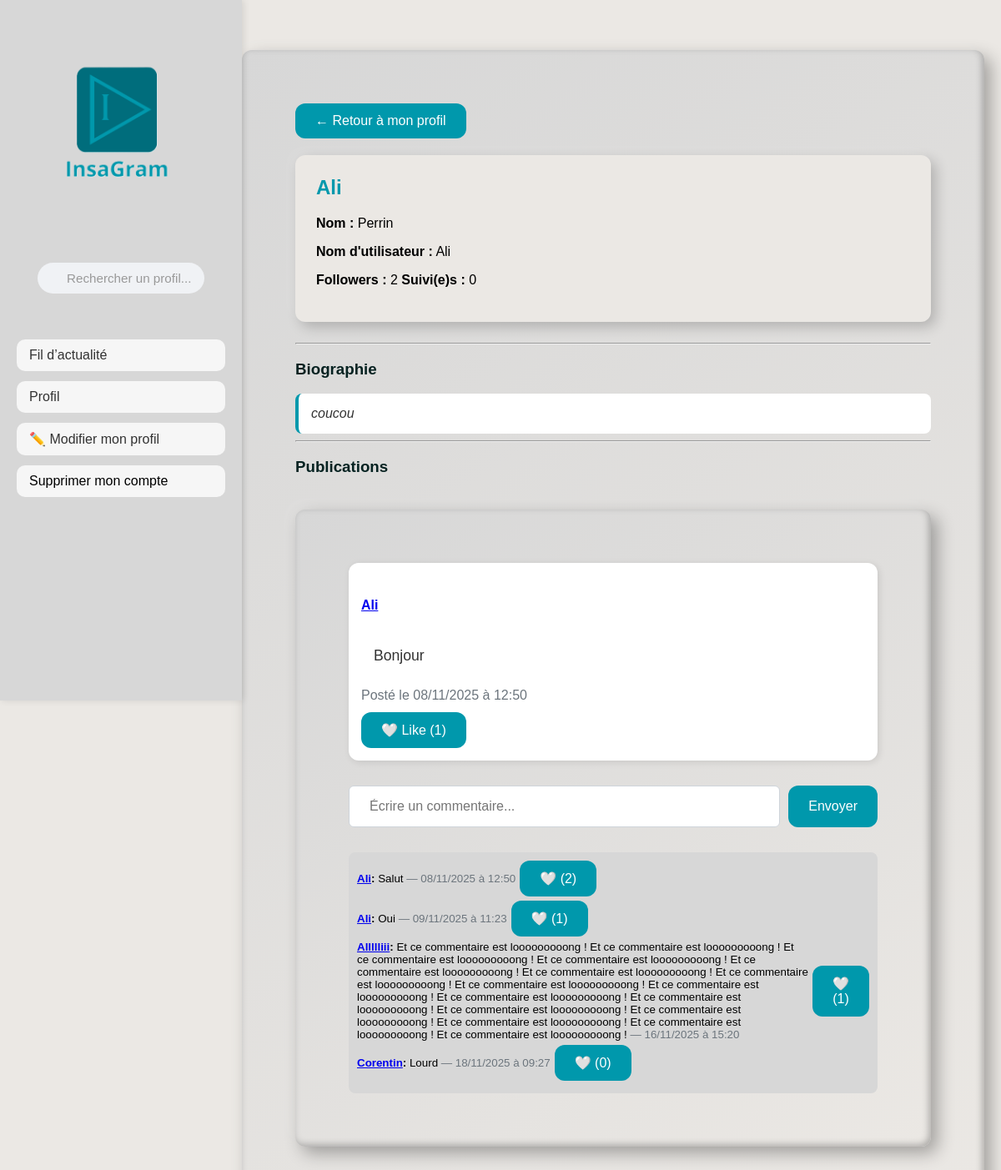
/user/Ali, run on an earlier commit of the app's database.
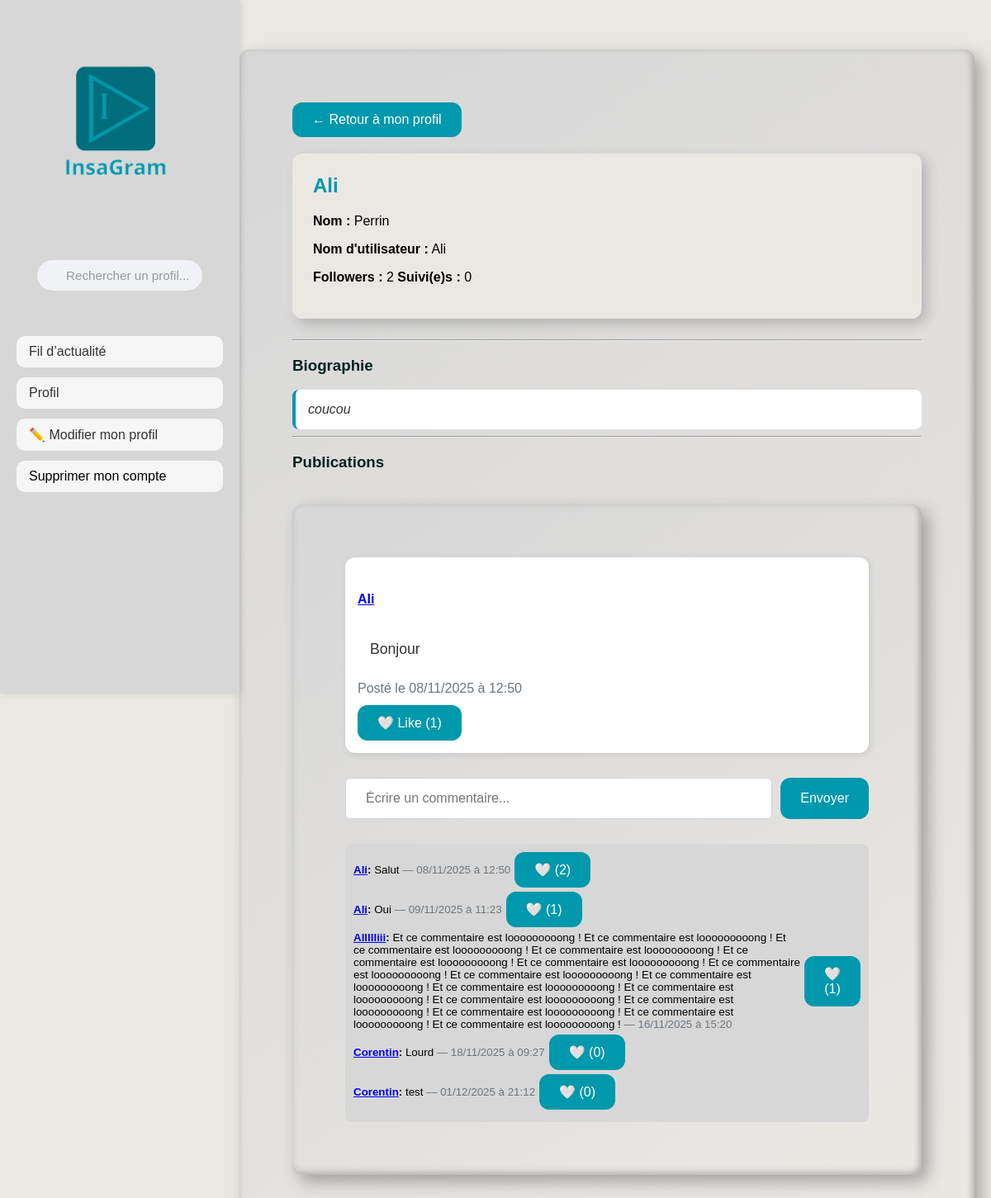
And on a later commit of the database.
### app.py (models this page shows, shortened)
class User(db.Model):
    id = db.Column(db.Integer, primary_key=True)
    name = db.Column(db.String(80), unique=False, nullable=False)
    username = db.Column(db.String(80), unique=True, nullable=False)
    password = db.Column(db.String(80), nullable=False)
    email = db.Column(db.String(120), unique=True, nullable=False)
    biography = db.Column(db.Text, nullable=True)
    posts = db.relationship('Post', backref='author', lazy=True)
    followed = db.relationship(
        'User',
        secondary=followers,
        primaryjoin=(followers.c.follower_id == id),
        secondaryjoin=(followers.c.followed_id == id),
        backref=db.backref('followers', lazy='dynamic'),
        lazy='dynamic'
    )
    @property
    def followers_count(self):
        return self.followers.count()
    @property
    def following_count(self):
        return self.followed.count()

class Post(db.Model):
    id = db.Column(db.Integer, primary_key=True)
    user_id = db.Column(db.Integer, db.ForeignKey('user.id'), nullable=False)
    content = db.Column(db.String(255), nullable=False)
    date_posted = db.Column(db.DateTime, default=lambda: datetime.now(PARIS))
    likes = db.relationship('Like', backref='post', lazy=True)
    comments = db.relationship('Comment', backref='post', lazy=True)

class Comment(db.Model):
    id = db.Column(db.Integer, primary_key=True)
    post_id = db.Column(db.Integer, db.ForeignKey('post.id'), nullable=False)
    user_id = db.Column(db.Integer, db.ForeignKey('user.id'), nullable=False)
    content = db.Column(db.String(255), nullable=False)
    date_posted = db.Column(db.DateTime, default=lambda: datetime.now(PARIS))
    author = db.relationship('User', backref='comments', lazy=True)
    likes = db.relationship('CommentLike', backref='comment', lazy=True)

### app.py (the view)
@app.route('/user/<username>')
def user_profile(username):
    user = User.query.filter_by(username=username).first_or_404()
    posts = Post.query.filter_by(user_id=user.id).order_by(Post.date_posted.desc()).all()
    current_user = None
    liked_post_ids = []
    liked_comment_ids = []
    if 'username' in session:
        current_user = User.query.filter_by(username=session['username']).first()
        liked_post_ids = [like.post_id for like in Like.query.filter_by(user_id=current_user.id).all()]
        liked_comment_ids = [like.comment_id for like in CommentLike.query.filter_by(user_id=current_user.id).all()]
    return render_template(
        'user_profile.html',
        user=user,
        posts=posts,
        current_user=current_user,
        liked_post_ids=liked_post_ids,
        liked_comment_ids=liked_comment_ids
    )

### templates/user_profile.html (shortened to what this page needs)
<!DOCTYPE html>
<html lang="fr">
<head>
    <link rel="stylesheet" href="{{ url_for('static', filename='style.css') }}">
</head>
<body>
<div class="sidebar">
    <img src="{{ url_for('static', filename='images/LOGO_sidebar.png') }}" alt="Logo InsaGram" class="logo">
    <div class="container-search">
        <form method="GET" action="{{ url_for('search') }}" class="search-form">
            <input
                type="text"
                name="q"
                placeholder="Rechercher un profil..."
                aria-label="Rechercher"
                class="search-input-with-icon">
        </form>
    </div>
    <nav class="sidebar-nav">
        <form action="{{ url_for('feed') }}" method="get">
            <button
                type="submit"
                class="sidebar-btn {% if request.endpoint == 'feed' %}active{% endif %}">
                Fil d’actualité
            </button>
        </form>
        <form action="{{ url_for('profile') }}" method="get">
            <button
                type="submit"
                class="sidebar-btn {% if request.endpoint == 'profile' %}active{% endif %}">
                Profil
            </button>
        </form>
        <form action="{{ url_for('edit_profile') }}" method="get">
            <button
                type="submit"
                class="sidebar-btn">
                ✏️ Modifier mon profil
            </button>
        </form>
        <form action="{{ url_for('delete_account') }}" method="get">
            <button
                type="submit"
                class="sidebar-btn btn-danger">
                Supprimer mon compte
            </button>
        </form>
    </nav>
</div>
<div class="main-content bg-light">
<div class="container--lg">
    <a href="{{ url_for('profile') }}" class="btn">← Retour à mon profil</a>
    <div class="user-info">
        <h2>{{ user.username }}</h2>
        <p><b>Nom :</b> {{ user.name }}</p>
        <p><b>Nom d'utilisateur :</b> {{ user.username }}</p>
        <p>
            <b>Followers :</b> <span class="badge bg-primary">{{ user.followers_count }}</span>
            <b>Suivi(e)s :</b> <span class="badge bg-primary">{{ user.following_count }}</span>
        </p>
    </div>
    <hr>
    <h3>Biographie</h3>
    {% if user.biography %}
        <div class="biography">{{ user.biography }}</div>
    {% else %}
        <p class="text-muted">Aucune biographie renseignée.</p>
    {% endif %}
    <hr>
    <h3>Publications</h3>
        {% if posts %}
            {% for post in posts %}
                <div class="container--lg posts-container" id="posts-container" style="display: flex; flex-direction: column; gap: 20px;">
                    <div class="post-card" data-post-id="{{ post.id }}" style="display: flex; gap: 15px; align-items: flex-start;">
                        <div style="flex: 1; background-color: #ffffff; padding: 15px; border-radius: var(--radius-md); box-shadow: 2px 2px 8px rgba(0,0,0,0.1);">
                            <div style="font-size: 1.2rem; margin-bottom: 10px;">
                                <h5 class="card-title mb-2">
                                    <a href="{{ url_for('user_profile', username=post.author.username) }}" class="text-decoration-none text-dark">
                                        {{ post.author.username }}
                                    </a>
                                </h5>
                                <p class="post-content">{{ post.content }}</p>
                                <small class="text-muted">Posté le {{ post.date_posted.strftime('%d/%m/%Y à %H:%M') }}</small>
                            </div>
                                <div style="display: flex; gap: 10px; margin-top: 10px;">
                                    {% set liked = post.id in liked_post_ids %}
                                    <form action="{{ url_for('like_post', post_id=post.id) }}" method="POST" style="display:inline;">
                                        <button type="submit" class="btn btn-sm {% if liked %}btn-danger{% else %}btn-outline-danger{% endif %}">
                                            {% if liked %}❤️{% else %}🤍{% endif %} Like ({{ post.likes | length }})
                                        </button>
                                    </form>
                                </div>
                        </div>
                    </div>
                    <form action="{{ url_for('create_comment', post_id=post.id) }}" method="POST" style="display: flex; width: 100%; gap: 10px; margin-top: 10px;">
                        <input type="text" name="content" class="form-control form-control-sm" placeholder="Écrire un commentaire..." style="flex: 1; min-width: 0;">
                        <button type="submit" class="btn btn-sm btn-primary">Envoyer</button>
                    </form>
                    <div style="background-color: var(--background-2); padding: 10px; border-radius: var(--radius-sm); margin-top: 10px;">
                        {% for comment in post.comments %}
                        <div style="margin-bottom: 5px; display: flex; align-items: center; gap: 5px;">
                            <small class="comment-text">
                                <b><a href="{{ url_for('user_profile', username=comment.author.username) }}" class="text-decoration-none text-dark">{{ comment.author.username }}</a>:</b> {{ comment.content }}
                                <span class="text-muted">— {{ comment.date_posted.strftime('%d/%m/%Y à %H:%M') }}</span>
                            </small>
                                {% set liked_comment = comment.id in liked_comment_ids %}
                                <form action="{{ url_for('like_comment', comment_id=comment.id) }}" method="POST" style="display:inline;">
                                    <button type="submit" class="btn btn-sm {% if liked_comment %}btn-danger{% else %}btn-outline-danger{% endif %}">
                                        {% if liked_comment %}❤️{% else %}🤍{% endif %} ({{ comment.likes | length }})
                                    </button>
                                </form>
                        </div>
                        {% endfor %}
                    </div>
                </div>
            {% endfor %}
        {% endif %}
</div>
</div>
</body>
</html>

### static/style.css (style rules this page uses)
:root { --background: rgb(235, 232, 228); --background-2: rgb(215, 215, 215); --bleu-ombre: #00485280; --bleu-1: #006d7cff; --bleu-2: #0098acff; --bleu-3: #00c7e153; --vert-ombre: #193e0068; --vert-1: #327c01ff; --vert-2: #46b000ff; --vert-3: #54d30046; --radius-sm: 8px; --radius-md: 12px; --radius-lg: 18px; --soft: rgba(0,127,127,0.06); --text: #062221ff; }
body { font-family: Arial, sans-serif; background-color: var(--background); display: block; margin: 0 auto; width: 100%; max-width: 1200px; min-height: 100vh; overflow-x: hidden; }
.sidebar { position: fixed; top: 0; left: 0; height: 100vh; width: 250px; background-color: var(--background-2); padding: 20px; box-shadow: 2px 0 8px rgba(0,0,0,0.1); display: flex; flex-direction: column; gap: 15px; z-index: 100; }
.sidebar-nav { display: flex; flex-direction: column; gap: 12px; width: 100%; margin-top: 20px; }
.sidebar-btn { display: block; width: 100%; background-color: #f6f6f6; border: none; color: #333; font-size: 1rem; font-weight: 500; padding: 10px 15px; border-radius: 10px; cursor: pointer; text-align: left; transition: all 0.3s ease; }
.sidebar-btn.btn-danger { width: 100%; background-color: #f6f6f6; color: #000000; }
.sidebar-nav form { width: 100%; }
.main-content { margin-left: 270px; padding: 20px; }
.container-search { width: 100%; display: flex; justify-content: center; align-items: center; margin: 20px 0; }
.search-form { position: relative; width: 80%; max-width: 220px; display: flex; justify-content: center; }
.search-input-with-icon { width: 100%; padding: 10px 15px 10px 35px; background-color: #f0f2f5; border: none; border-radius: 25px; font-size: 0.95rem; color: #333; text-align: left; transition: all 0.3s ease; outline: none; }
.search-input-with-icon::placeholder { color: #999; }
.container--lg { background: linear-gradient(145deg, var(--background-2), var(--background)); max-width: 2000px; padding: 64px; margin: 40px auto; text-align: left; box-shadow: 8px 8px 20px rgba(0, 0, 0, 0.3), -8px -8px 20px rgba(255, 255, 255, 0.1), inset 2px 2px 8px rgba(255, 255, 255, 0.2), inset -2px -2px 8px rgba(0, 0, 0, 0.3); border-radius: var(--radius-md); }
.form-control { display: block; padding: 12px 24px; font-size: 16px; line-height: 1.5; color: #212529; background-color: #fff; border: 1px solid #ced4da; border-radius: 0.375rem; transition: border-color .15s ease-in-out, box-shadow .15s ease-in-out; }
img.logo { width: 240px; margin-bottom: 20px; }
.post-content, .comment-text { white-space: normal; overflow-wrap: break-word; word-break: break-word; }
.text-muted { color: #6c757d !important; }
.btn { background-color: var(--bleu-2); color: white; padding: 12px 24px; border: none; border-radius: var(--radius-md); font-size: 16px; cursor: pointer; transition: background-color 0.3s, transform 0.2s; text-decoration: none; display: inline-block; }
.btn:link, .btn:visited, .btn:hover, .btn:active { text-decoration: none !important; }

### templates/user_profile.html (style rules this page uses)
.post-content { font-size: 1.1rem; color: #333; background-color: #fff; border-radius: var(--radius-sm); padding: 15px; margin: 10px 0; }
.user-info { background-color: var(--background); border-radius: var(--radius-md); box-shadow: 6px 6px 16px rgba(0, 0, 0, 0.2), -6px -6px 16px rgba(255, 255, 255, 0.1); padding: 25px; margin-bottom: 25px; margin-top: 20px; }
.user-info h2 { margin-top: 0; color: var(--bleu-2); }
.biography { background-color: #ffffff; border-left: 4px solid var(--bleu-2); border-radius: var(--radius-sm); padding: 15px; font-style: italic; color: #333; white-space: pre-line; }
h2, h3 { color: var(--text); }

What changed in the data, as far as the page shows it:
added Comment: author.username "Corentin", content "test", date_posted "01/12/2025 à 21:12", likes|length "0"
